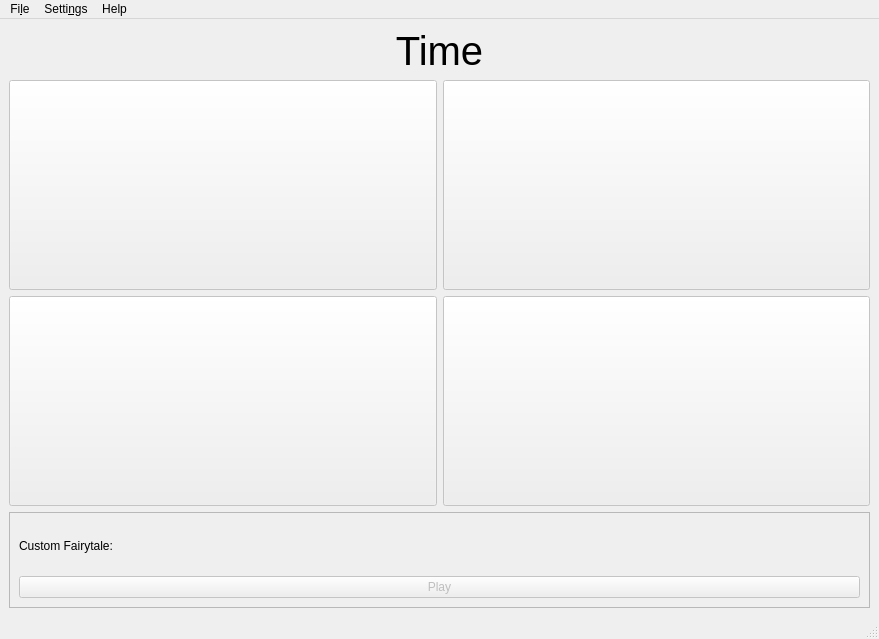
<?xml version="1.0" encoding="UTF-8"?>
<ui version="4.0">
 <class>MainWindow</class>
 <widget class="QMainWindow" name="MainWindow">
  <property name="geometry">
   <rect>
    <x>0</x>
    <y>0</y>
    <width>879</width>
    <height>639</height>
   </rect>
  </property>
  <property name="windowTitle">
   <string>Fairytale</string>
  </property>
  <widget class="QWidget" name="centralwidget">
   <layout class="QGridLayout" name="gridLayout_4">
    <item row="0" column="0" rowspan="5">
     <layout class="QVBoxLayout" name="verticalLayout">
      <item>
       <layout class="QHBoxLayout" name="horizontalLayout_2">
        <item>
         <widget class="QLabel" name="timeLabel">
          <property name="font">
           <font>
            <pointsize>30</pointsize>
           </font>
          </property>
          <property name="text">
           <string>Time</string>
          </property>
          <property name="alignment">
           <set>Qt::AlignCenter</set>
          </property>
         </widget>
        </item>
       </layout>
      </item>
      <item>
       <layout class="QGridLayout" name="gridLayout_3">
        <item row="1" column="0">
         <widget class="QPushButton" name="card0PushButton">
          <property name="enabled">
           <bool>false</bool>
          </property>
          <property name="sizePolicy">
           <sizepolicy hsizetype="Expanding" vsizetype="Expanding">
            <horstretch>0</horstretch>
            <verstretch>0</verstretch>
           </sizepolicy>
          </property>
          <property name="minimumSize">
           <size>
            <width>200</width>
            <height>200</height>
           </size>
          </property>
          <property name="text">
           <string/>
          </property>
          <property name="iconSize">
           <size>
            <width>256</width>
            <height>256</height>
           </size>
          </property>
          <property name="shortcut">
           <string>1</string>
          </property>
         </widget>
        </item>
        <item row="2" column="1">
         <widget class="QPushButton" name="card3PushButton">
          <property name="enabled">
           <bool>false</bool>
          </property>
          <property name="sizePolicy">
           <sizepolicy hsizetype="Expanding" vsizetype="Expanding">
            <horstretch>0</horstretch>
            <verstretch>0</verstretch>
           </sizepolicy>
          </property>
          <property name="minimumSize">
           <size>
            <width>200</width>
            <height>200</height>
           </size>
          </property>
          <property name="text">
           <string/>
          </property>
          <property name="iconSize">
           <size>
            <width>256</width>
            <height>256</height>
           </size>
          </property>
          <property name="shortcut">
           <string>4</string>
          </property>
         </widget>
        </item>
        <item row="2" column="0">
         <widget class="QPushButton" name="card2PushButton">
          <property name="enabled">
           <bool>false</bool>
          </property>
          <property name="sizePolicy">
           <sizepolicy hsizetype="Expanding" vsizetype="Expanding">
            <horstretch>0</horstretch>
            <verstretch>0</verstretch>
           </sizepolicy>
          </property>
          <property name="minimumSize">
           <size>
            <width>200</width>
            <height>200</height>
           </size>
          </property>
          <property name="text">
           <string/>
          </property>
          <property name="iconSize">
           <size>
            <width>256</width>
            <height>256</height>
           </size>
          </property>
          <property name="shortcut">
           <string>3</string>
          </property>
         </widget>
        </item>
        <item row="1" column="1">
         <widget class="QPushButton" name="card1PushButton">
          <property name="enabled">
           <bool>false</bool>
          </property>
          <property name="sizePolicy">
           <sizepolicy hsizetype="Expanding" vsizetype="Expanding">
            <horstretch>0</horstretch>
            <verstretch>0</verstretch>
           </sizepolicy>
          </property>
          <property name="minimumSize">
           <size>
            <width>200</width>
            <height>200</height>
           </size>
          </property>
          <property name="text">
           <string/>
          </property>
          <property name="iconSize">
           <size>
            <width>256</width>
            <height>256</height>
           </size>
          </property>
          <property name="shortcut">
           <string>2</string>
          </property>
         </widget>
        </item>
       </layout>
      </item>
     </layout>
    </item>
    <item row="5" column="0">
     <widget class="QScrollArea" name="scrollArea">
      <property name="sizePolicy">
       <sizepolicy hsizetype="Preferred" vsizetype="Preferred">
        <horstretch>0</horstretch>
        <verstretch>0</verstretch>
       </sizepolicy>
      </property>
      <property name="verticalScrollBarPolicy">
       <enum>Qt::ScrollBarAsNeeded</enum>
      </property>
      <property name="widgetResizable">
       <bool>true</bool>
      </property>
      <widget class="QWidget" name="scrollAreaWidgetContents">
       <property name="geometry">
        <rect>
         <x>0</x>
         <y>0</y>
         <width>859</width>
         <height>93</height>
        </rect>
       </property>
       <property name="sizePolicy">
        <sizepolicy hsizetype="Preferred" vsizetype="Expanding">
         <horstretch>0</horstretch>
         <verstretch>0</verstretch>
        </sizepolicy>
       </property>
       <layout class="QHBoxLayout" name="horizontalLayout">
        <item>
         <layout class="QVBoxLayout" name="verticalLayout_2">
          <item>
           <widget class="QLabel" name="label_4">
            <property name="text">
             <string>Custom Fairytale:</string>
            </property>
           </widget>
          </item>
          <item>
           <widget class="QPushButton" name="playFinalVideoPushButton">
            <property name="enabled">
             <bool>false</bool>
            </property>
            <property name="text">
             <string>Play</string>
            </property>
           </widget>
          </item>
         </layout>
        </item>
       </layout>
      </widget>
     </widget>
    </item>
   </layout>
  </widget>
  <widget class="QMenuBar" name="menubar">
   <property name="geometry">
    <rect>
     <x>0</x>
     <y>0</y>
     <width>879</width>
     <height>21</height>
    </rect>
   </property>
   <widget class="QMenu" name="menuDatei">
    <property name="title">
     <string>Fi&amp;le</string>
    </property>
    <addaction name="actionNewGame"/>
    <addaction name="actionPauseGame"/>
    <addaction name="actionQuit"/>
   </widget>
   <widget class="QMenu" name="menuHelp">
    <property name="title">
     <string>Help</string>
    </property>
    <addaction name="actionAbout"/>
   </widget>
   <widget class="QMenu" name="menuSettings">
    <property name="title">
     <string>Setti&amp;ngs</string>
    </property>
    <addaction name="actionClips"/>
   </widget>
   <addaction name="menuDatei"/>
   <addaction name="menuSettings"/>
   <addaction name="menuHelp"/>
  </widget>
  <widget class="QStatusBar" name="statusbar"/>
  <action name="actionNewGame">
   <property name="text">
    <string>&amp;New Game</string>
   </property>
  </action>
  <action name="actionQuit">
   <property name="text">
    <string>&amp;Quit</string>
   </property>
  </action>
  <action name="actionAbout">
   <property name="text">
    <string>&amp;About</string>
   </property>
  </action>
  <action name="actionPauseGame">
   <property name="enabled">
    <bool>false</bool>
   </property>
   <property name="text">
    <string>&amp;Pause Game</string>
   </property>
  </action>
  <action name="actionClips">
   <property name="text">
    <string>Clips</string>
   </property>
  </action>
 </widget>
 <resources/>
 <connections/>
</ui>
